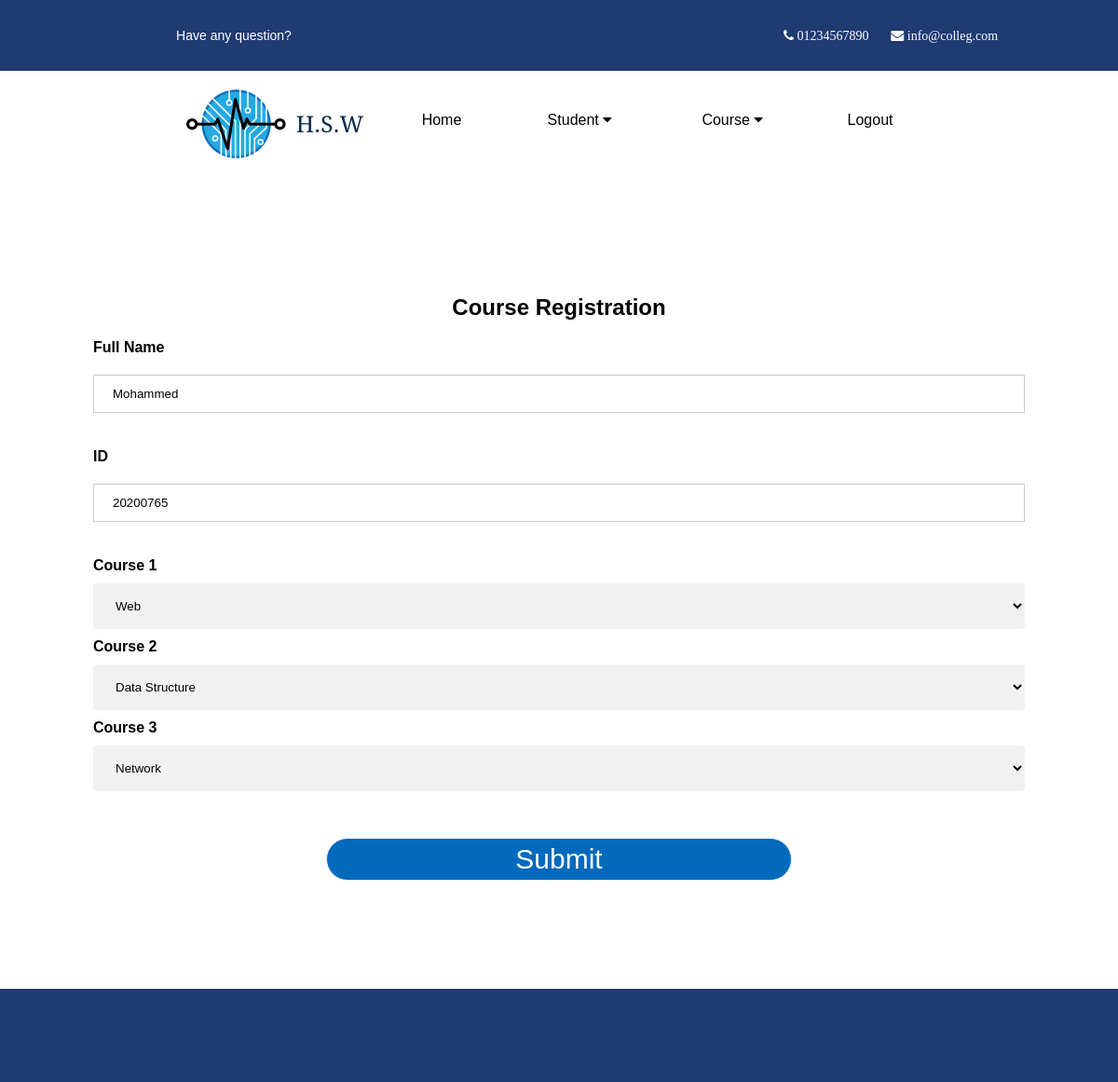
Page /RegisterCourse/20200765/ (signed in) on the committed database.
### pages/models.py (models this page shows, shortened)
class Student(models.Model):
    name=models.CharField(max_length=50)
    ID=models.CharField(max_length=8,primary_key=True)
    date=models.DateTimeField()
    university=models.CharField(max_length=50)
    Gender=models.CharField(max_length=10)
    department=models.CharField(max_length=10)
    statues=models.CharField(max_length=10)
    course1=models.CharField(max_length=50,null=True)
    course2=models.CharField(max_length=50,null=True)
    course3=models.CharField(max_length=50,null=True)

### pages/views.py (the view)
# urls.py: path('RegisterCourse/<str:Id>/',views.RegPage,name='RegisterCourse'),
@login_required(login_url='Login')
def RegPage(request,Id):
    display = Student.objects.get(ID=Id)
    return render(request,'pages/Registered Courses.html',{'course':Courses.objects.all(),'student':display})

### templates/pages/Registered Courses.html (shortened to what this page needs)
{% extends 'base.html' %}
{% block content %}
<!DOCTYPE html>
<html lang="en" dir="ltr">
  <head>
  </head>
  <body>
    <div>
    <form action="{% url 'RegCourse' student.ID %}" method="post" onsubmit="return register()">
      <h2 style="text-align: center">Course Registration</h2>
      <label for="uname"><b>Full Name</b></label>
      <br>
      <input type="text" id="Name" name="name" placeholder="Enter Name" onkeyup="nmValidation()" value="{{student.name}}" required>
      <br>
      <br>
      <label for="id"><b>ID</b></label>
      <br>
      <input type="text" id="id" placeholder="Enter ID" onkeyup="idValidation()" value="{{student.ID}}" required>
      <br>
      <br>
      <label for="course"><b>Course 1</b></label>
      <br>
      <select id= "course1" name="course1">
        <option value="{{student.course1}}">{{student.course1}}</option>
     </select>
     <br>
      <label for="course"><b>Course 2</b></label>
      <br>
      <select id= "course2" name="course2">
        <option value="{{student.course2}}">{{student.course2}}</option>
     </select>
     <br>
      <label for="course"><b>Course 3</b></label>
      <br>
      <select id= "course3" name="course3">
      <option value="{{student.course3}}">{{student.course3}}</option>
     </select>
     <br>
     <input type="submit" id="reg" value="Submit" class="submit-button">
   </form>
    <footer></footer>
    </div>
  </body>
</html>
{% endblock content %}

### pages/static/css/style.css (style rules this page uses)
body { margin: 0; font-family: Arial; overflow-x: hidden; }
form { padding: 100px; }
input[type=text], input[type=date],input[type=password],input[type=search],input[type=email] { width: 100%; padding: 12px 20px; margin: 20px 0; display: inline-block; border: 1px solid #ccc; box-sizing: border-box; }
select { width: 100%; padding: 16px 20px; margin: 10px 0; border: none; border-radius: 4px; background-color: #f1f1f1; }
.submit-button { width: 50%; background: #016ABC; align-content: center; color: white; border: 1px solid #eee; border-radius: 50px; font-size: 30px; padding: 5px; margin-left: 25%; margin-top: 4%; }
footer { background: #1F3971; color: white; height: 100px; }

### rows in the picture
Student: name "Mohammed", ID "20200765", course1 "Web", course2 "Data Structure", course3 "Network"
